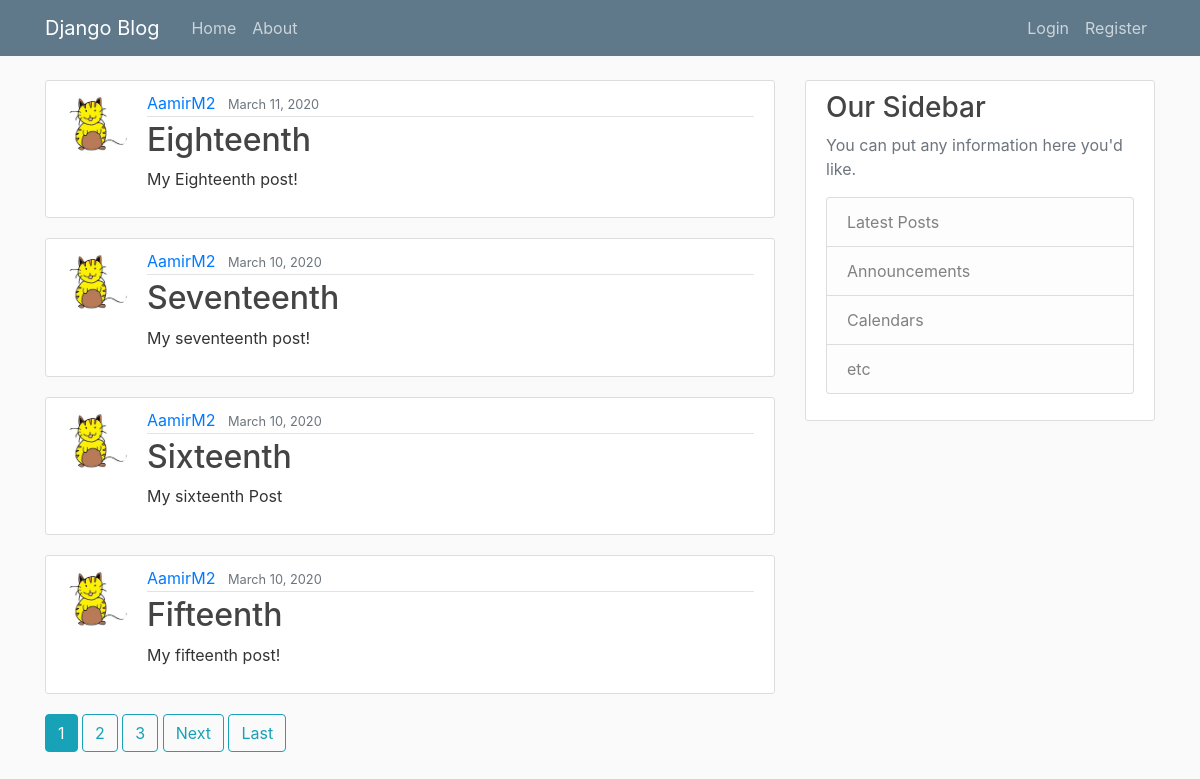
The page / on the database its author committed.
### blog/models.py (models this page shows, shortened)
class Post(models.Model):
	title = models.CharField(max_length=100)
	content = models.TextField()
	date_posted = models.DateTimeField(default=timezone.now)
	author=models.ForeignKey(User, on_delete=models.CASCADE)

### users/models.py (models this page shows, shortened)
class Profile(models.Model):
	user=models.OneToOneField(User, on_delete=models.CASCADE)
	image=models.ImageField(default='default.jpg',upload_to='profile_pics')

### blog/views.py (the view)
# urls.py: path('', PostListView.as_view(), name='blog-home'),
class PostListView(ListView):
	model=Post
	template_name='Blog/home.html'
	context_object_name='posts'
	ordering=['-date_posted']
	paginate_by=4

### blog/template/Blog/home.html (shortened to what this page needs)
{%extends "Blog/base.html"%}
{% block content%}
	{% for post in posts%}
	<article class="media content-section">
		<img class ="rounded-circle article-img" src="{{post.author.profile.image.url}}">
		<div class="media-body">
			<div class="article-metadata">
				<a class="mr-2" href="{% url 'user-posts' post.author.username %}">{{post.author}}</a>
				<small class="text-muted">{{post.date_posted|date:"F d, Y"}}</small>
			</div>
			<h2><a class="article-title" href="{% url 'post-detail' post.id%}">{{post.title}}</a></h2>
			<p class="article-content">{{post.content}}</p>
		</div>
	</article>
	{% endfor %}
	{% if is_paginated %}
		{% for num in page_obj.paginator.page_range %}
         	{% if page_obj.number == num %}
         		<a class="btn btn-info mb-4" href="?page={{ num }}">{{ num }}</a>
         	{% elif num > page_obj.number|add:'-3' and num < page_obj.number|add:'3' %}
         		<a class="btn btn-outline-info mb-4" href="?page={{ num }}">{{ num }}</a>
         	{% endif %}
		{% endfor%}
		{% if page_obj.has_next %}
			<a class="btn btn-outline-info mb-4" href="?page={{page_obj.next_page_number}}">Next</a>
			<a class="btn btn-outline-info mb-4" href="?page={{page_obj.paginator.num_pages}}">Last</a>
		{% endif %}
	{% endif %}
{%endblock content%}

### blog/template/Blog/base.html (shortened to what this page needs)
{% load static %}
<!DOCTYPE html>
<html>
<head>
    <link rel="stylesheet" href="https://maxcdn.bootstrapcdn.com/bootstrap/4.0.0/css/bootstrap.min.css">
    <link rel="stylesheet" type="text/css" href="{% static 'blog/main.css' %}">
</head>
<body>
  <header class="site-header">
  <nav class="navbar navbar-expand-md navbar-dark bg-steel fixed-top">
    <div class="container">
      <a class="navbar-brand mr-4" href="/">Django Blog</a>
      <div class="collapse navbar-collapse" id="navbarToggle">
        <div class="navbar-nav mr-auto">
          <a class="nav-item nav-link" href="/">Home</a>
          <a class="nav-item nav-link" href="/about">About</a>
        </div>
        <div class="navbar-nav">
          {% if user.is_authenticated %}
          <a class="nav-item nav-link" href="{%url 'post-create'%}">New Post</a>
            <a class="nav-item nav-link" href="{%url 'profile'%}">Profile</a>
            <a class="nav-item nav-link" href="{%url 'logout'%}">Logout</a>
          {%else%}
            <a class="nav-item nav-link" href="{%url 'login'%}">Login</a>
            <a class="nav-item nav-link" href="{%url 'register'%}">Register</a>
          {% endif %}
        </div>
      </div>
    </div>
  </nav>
</header>
<main role="main" class="container">
  <div class="row">
    <div class="col-md-8">
      {% block content %}{% endblock %}
    </div>
    <div class="col-md-4">
      <div class="content-section">
        <h3>Our Sidebar</h3>
        <p class='text-muted'>You can put any information here you'd like.
          <ul class="list-group">
            <li class="list-group-item list-group-item-light">Latest Posts</li>
            <li class="list-group-item list-group-item-light">Announcements</li>
            <li class="list-group-item list-group-item-light">Calendars</li>
            <li class="list-group-item list-group-item-light">etc</li>
          </ul>
        </p>
      </div>
    </div>
  </div>
</main>
</body>
</html>

### blog/static/blog/main.css (style rules this page uses)
body { background: #fafafa; color: #333333; margin-top: 5rem; }
h1, h2, h3, h4, h5, h6 { color: #444444; }
ul { margin: 0; }
.bg-steel { background-color: #5f788a; }
.site-header .navbar-nav .nav-link { color: #cbd5db; }
.content-section { background: #ffffff; padding: 10px 20px; border: 1px solid #dddddd; border-radius: 3px; margin-bottom: 20px; }
.article-title { color: #444444; }
.article-content { white-space: pre-line; }
.article-img { height: 65px; width: 65px; margin-right: 16px; }
.article-metadata { padding-bottom: 1px; margin-bottom: 4px; border-bottom: 1px solid #e3e3e3 }

### rows shown on the page
Post: author.profile.image (picture), author "AamirM2", date_posted "March 11, 2020", title "Eighteenth", content "My Eighteenth post!"
Post: author.profile.image (picture), author "AamirM2", date_posted "March 10, 2020", title "Seventeenth", content "My seventeenth post!"
Post: author.profile.image (picture), author "AamirM2", date_posted "March 10, 2020", title "Sixteenth", content "My sixteenth Post"
Post: author.profile.image (picture), author "AamirM2", date_posted "March 10, 2020", title "Fifteenth", content "My fifteenth post!"

### other values the page prints
{{ num }} "1"
{{ num }} "2" "3"
